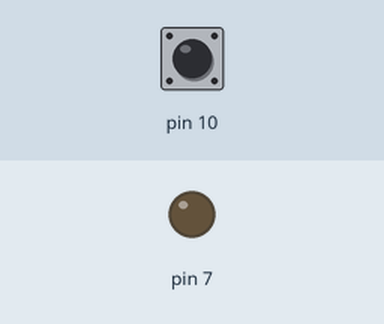
Simulated run of this sketch. Board: Arduino Uno, built with avr-gcc and run on an emulated ATmega328P. Shown: output pins drawn as LEDs (lit = HIGH). The inputs (shaded band) are chosen by the test bench; at power-on: pin 10 HIGH.

Above: at 1.2 s.
1.3 s: pin 10 pulled LOW for 0.15 s
At 1.37 s:
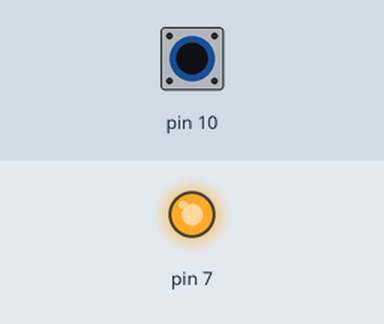
2.9 s: pin 10 pulled LOW for 3.2 s
At 7.1 s:
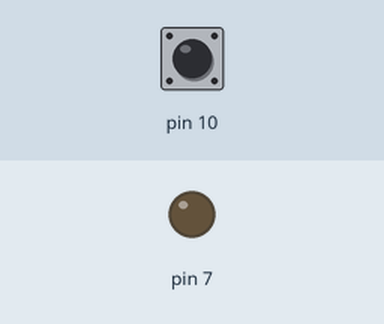
Timing chart, 0 to 8.6 s (numbered marks = the images above; inputs shaded):
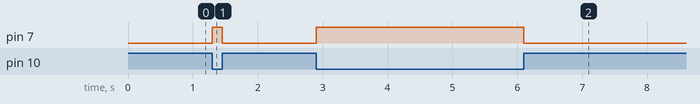

The sketch:

sinho2.ino
```cpp
void setup()
{
  //Switch
  pinMode(10, INPUT_PULLUP);
  //LED
  pinMode(7, OUTPUT);
}

void loop()
{
  if (digitalRead(10) == LOW)
  {
    digitalWrite(7, HIGH);
  }
  else
  {
    digitalWrite(7, LOW);
  }
}
```

Measured:
- after the input at 1.3 s, pin 7: LOW → HIGH at once, → LOW 0.15 s later
- after the input at 2.9 s, pin 7: LOW → HIGH at once, → LOW 3.2 s later
